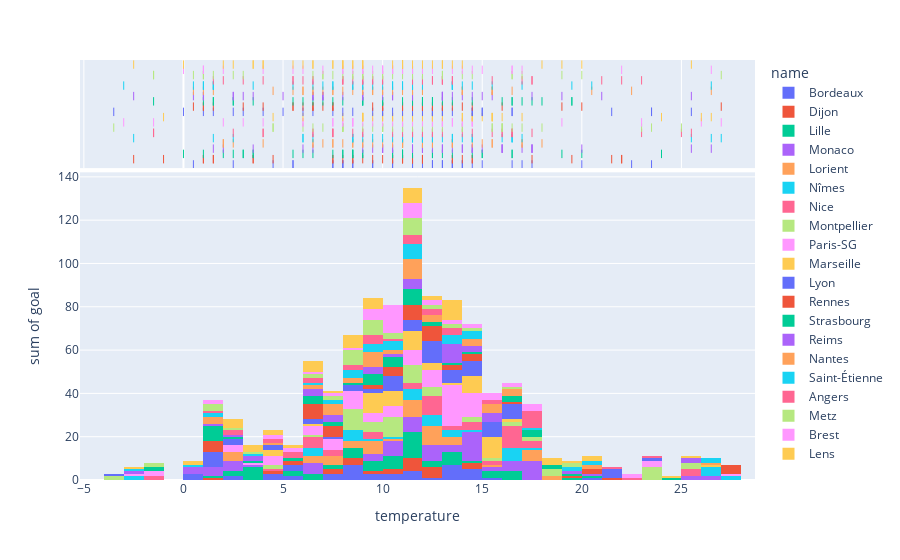

Source (notebook cell):
### Code cell
fig = px.histogram(teams_goals_and_meteo, x="temperature", y="goal", color="name", marginal="rug", hover_data=teams_goals_and_meteo.columns)
fig.show()

### Figure 1 — Plotly figure (JSON) as saved in the notebook; plotly's stock layout.template omitted (floating-point values rounded to 4 significant figures; data arrays with more than 128 entries replaced by an {"elided": "..."} marker saying what was removed)
{"data": [{"alignmentgroup": "True", "bingroup": "x", "histfunc": "sum", "hovertemplate": "name=Bordeaux<br>temperature=%{x}<br>sum of goal=%{y}<extra></extra>", "legendgroup": "Bordeaux", "marker": {"color": "#636efa"}, "name": "Bordeaux", "offsetgroup": "Bordeaux", "orientation": "v", "showlegend": true, "type": "histogram", "x": [22.5, 23.5, 11.5, 13.5, 14.5, 17, 8.5, 10.5, 13, 2.5, 8, 13, 8, 9.5, 14, 11.5, 12, 12.5, 14, 13.5, 20, 15, 17.5, 7.5, 9.5, 5.5, 7.5, 0.5, 8.5, 11.5, 5.5, 12.5, 4.5, 8, 11.5, 13.5, 16.5, 10.5], "xaxis": "x", "y": [0, 0, 0, 3, 2, 0, 1, 1, 1, 2, 2, 0, 0, 1, 0, 2, 0, 1, 3, 2, 1, 1, 0, 1, 2, 1, 2, 0, 3, 1, 1, 0, 3, 1, 1, 1, 0, 2], "yaxis": "y"}, {"alignmentgroup": "True", "boxpoints": "all", "customdata": {"elided": "38x4 mixed values"}, "fillcolor": "rgba(255,255,255,0)", "hoveron": "points", "hovertemplate": "name=%{customdata[1]}<br>temperature=%{x}<br>id=%{customdata[0]}<br>match_id=%{customdata[2]}<br>rainfall=%{customdata[3]}<extra></extra>", "jitter": 0, "legendgroup": "Bordeaux", "line": {"color": "rgba(255,255,255,0)"}, "marker": {"color": "#636efa", "symbol": "line-ns-open"}, "name": "Bordeaux", "offsetgroup": "Bordeaux", "showlegend": false, "type": "box", "x": [22.5, 23.5, 11.5, 13.5, 14.5, 17, 8.5, 10.5, 13, 2.5, 8, 13, 8, 9.5, 14, 11.5, 12, 12.5, 14, 13.5, 20, 15, 17.5, 7.5, 9.5, 5.5, 7.5, 0.5, 8.5, 11.5, 5.5, 12.5, 4.5, 8, 11.5, 13.5, 16.5, 10.5], "xaxis": "x2", "yaxis": "y2"}, {"alignmentgroup": "True", "bingroup": "x", "histfunc": "sum", "hovertemplate": "name=Dijon<br>temperature=%{x}<br>sum of goal=%{y}<extra></extra>", "legendgroup": "Dijon", "marker": {"color": "#EF553B"}, "name": "Dijon", "offsetgroup": "Dijon", "orientation": "v", "showlegend": true, "type": "histogram", "x": [22, 22, 8, 10, 13.5, 3.5, 1.5, 8.5, 9, -1, 1.5, 10.5, -2.5, 7.5, 4.5, 3.5, 7.5, 8.5, 11.5, 21.5, 19.5, 13.5, 14.5, 11.5, 14, 9.5, 12, 1, 11, 1, 11, 11, 10.5, 14.5, 11.5, 12, 17.5, 12], "xaxis": "x", "y": [0, 0, 2, 1, 0, 0, 0, 0, 0, 0, 1, 0, 0, 0, 1, 0, 2, 1, 0, 1, 0, 0, 0, 1, 3, 1, 3, 0, 2, 0, 2, 1, 1, 0, 0, 1, 0, 1], "yaxis": "y"}, {"alignmentgroup": "True", "boxpoints": "all", "customdata": {"elided": "38x4 mixed values"}, "fillcolor": "rgba(255,255,255,0)", "hoveron": "points", "hovertemplate": "name=%{customdata[1]}<br>temperature=%{x}<br>id=%{customdata[0]}<br>match_id=%{customdata[2]}<br>rainfall=%{customdata[3]}<extra></extra>", "jitter": 0, "legendgroup": "Dijon", "line": {"color": "rgba(255,255,255,0)"}, "marker": {"color": "#EF553B", "symbol": "line-ns-open"}, "name": "Dijon", "offsetgroup": "Dijon", "showlegend": false, "type": "box", "x": [22, 22, 8, 10, 13.5, 3.5, 1.5, 8.5, 9, -1, 1.5, 10.5, -2.5, 7.5, 4.5, 3.5, 7.5, 8.5, 11.5, 21.5, 19.5, 13.5, 14.5, 11.5, 14, 9.5, 12, 1, 11, 1, 11, 11, 10.5, 14.5, 11.5, 12, 17.5, 12], "xaxis": "x2", "yaxis": "y2"}, {"alignmentgroup": "True", "bingroup": "x", "histfunc": "sum", "hovertemplate": "name=Lille<br>temperature=%{x}<br>sum of goal=%{y}<extra></extra>", "legendgroup": "Lille", "marker": {"color": "#00cc96"}, "name": "Lille", "offsetgroup": "Lille", "orientation": "v", "showlegend": true, "type": "histogram", "x": [19, 20, 10.5, 11.5, 14.5, 10.5, 3.5, 5.5, 8, 2, 3, 1, 0, 8, 11, 8.5, 6.5, 9, 11, 15, 24, 13.5, 16.5, 15, 3.5, 8.5, 12.5, 2.5, 3, 13, 6, 11, 12.5, 8.5, 7.5, 16.5, 9, 11.5], "xaxis": "x", "y": [1, 1, 2, 4, 1, 4, 2, 2, 0, 1, 2, 1, 0, 1, 2, 1, 1, 2, 0, 1, 1, 3, 1, 2, 1, 2, 3, 1, 1, 3, 2, 4, 0, 1, 2, 3, 3, 2], "yaxis": "y"}, {"alignmentgroup": "True", "boxpoints": "all", "customdata": {"elided": "38x4 mixed values"}, "fillcolor": "rgba(255,255,255,0)", "hoveron": "points", "hovertemplate": "name=%{customdata[1]}<br>temperature=%{x}<br>id=%{customdata[0]}<br>match_id=%{customdata[2]}<br>rainfall=%{customdata[3]}<extra></extra>", "jitter": 0, "legendgroup": "Lille", "line": {"color": "rgba(255,255,255,0)"}, "marker": {"color": "#00cc96", "symbol": "line-ns-open"}, "name": "Lille", "offsetgroup": "Lille", "showlegend": false, "type": "box", "x": [19, 20, 10.5, 11.5, 14.5, 10.5, 3.5, 5.5, 8, 2, 3, 1, 0, 8, 11, 8.5, 6.5, 9, 11, 15, 24, 13.5, 16.5, 15, 3.5, 8.5, 12.5, 2.5, 3, 13, 6, 11, 12.5, 8.5, 7.5, 16.5, 9, 11.5], "xaxis": "x2", "yaxis": "y2"}, {"alignmentgroup": "True", "bingroup": "x", "histfunc": "sum", "hovertemplate": "name=Monaco<br>temperature=%{x}<br>sum of goal=%{y}<extra></extra>", "legendgroup": "Monaco", "marker": {"color": "#ab63fa"}, "name": "Monaco", "offsetgroup": "Monaco", "orientation": "v", "showlegend": true, "type": "histogram", "x": [25.5, 26.5, 17.5, 16, 17.5, 14.5, 14.5, 13, 13.5, 6, 10, 12, 6.5, 14, 12.5, 14, 11.5, 15, 16, 17, 20, 12, 14.5, 16, 3.5, 10.5, 9, 2, 10, 9.5, 11.5, 12, 10, 1.5, 12, 13, 17.5, 10.5], "xaxis": "x", "y": [2, 2, 3, 1, 4, 3, 3, 0, 2, 3, 3, 2, 2, 2, 0, 4, 3, 2, 2, 1, 1, 0, 1, 2, 1, 1, 1, 5, 3, 2, 4, 2, 0, 4, 3, 1, 1, 0], "yaxis": "y"}, {"alignmentgroup": "True", "boxpoints": "all", "customdata": {"elided": "38x4 mixed values"}, "fillcolor": "rgba(255,255,255,0)", "hoveron": "points", "hovertemplate": "name=%{customdata[1]}<br>temperature=%{x}<br>id=%{customdata[0]}<br>match_id=%{customdata[2]}<br>rainfall=%{customdata[3]}<extra></extra>", "jitter": 0, "legendgroup": "Monaco", "line": {"color": "rgba(255,255,255,0)"}, "marker": {"color": "#ab63fa", "symbol": "line-ns-open"}, "name": "Monaco", "offsetgroup": "Monaco", "showlegend": false, "type": "box", "x": [25.5, 26.5, 17.5, 16, 17.5, 14.5, 14.5, 13, 13.5, 6, 10, 12, 6.5, 14, 12.5, 14, 11.5, 15, 16, 17, 20, 12, 14.5, 16, 3.5, 10.5, 9, 2, 10, 9.5, 11.5, 12, 10, 1.5, 12, 13, 17.5, 10.5], "xaxis": "x2", "yaxis": "y2"}, {"alignmentgroup": "True", "bingroup": "x", "histfunc": "sum", "hovertemplate": "name=Lorient<br>temperature=%{x}<br>sum of goal=%{y}<extra></extra>", "legendgroup": "Lorient", "marker": {"color": "#FFA15A"}, "name": "Lorient", "offsetgroup": "Lorient", "orientation": "v", "showlegend": true, "type": "histogram", "x": [17, 18, 12.5, 15.5, 15.5, 9.5, 12, 11, 2, 11, 9, 7, 11, 7.5, 7.5, 8, 13.5, 8.5, 12, 14.5, 17, 11, 9, 13.5, 10.5, 4, 8.5, 12.5, 2.5, 13.5, 10, 6.5, 11, 6.5, 2, 11, 15, 12], "xaxis": "x", "y": [3, 2, 1, 0, 0, 0, 3, 0, 2, 3, 3, 1, 1, 2, 1, 1, 4, 2, 2, 0, 2, 1, 3, 0, 0, 0, 0, 2, 1, 0, 1, 2, 1, 1, 1, 2, 1, 1], "yaxis": "y"}, {"alignmentgroup": "True", "boxpoints": "all", "customdata": {"elided": "38x4 mixed values"}, "fillcolor": "rgba(255,255,255,0)", "hoveron": "points", "hovertemplate": "name=%{customdata[1]}<br>temperature=%{x}<br>id=%{customdata[0]}<br>match_id=%{customdata[2]}<br>rainfall=%{customdata[3]}<extra></extra>", "jitter": 0, "legendgroup": "Lorient", "line": {"color": "rgba(255,255,255,0)"}, "marker": {"color": "#FFA15A", "symbol": "line-ns-open"}, "name": "Lorient", "offsetgroup": "Lorient", "showlegend": false, "type": "box", "x": [17, 18, 12.5, 15.5, 15.5, 9.5, 12, 11, 2, 11, 9, 7, 11, 7.5, 7.5, 8, 13.5, 8.5, 12, 14.5, 17, 11, 9, 13.5, 10.5, 4, 8.5, 12.5, 2.5, 13.5, 10, 6.5, 11, 6.5, 2, 11, 15, 12], "xaxis": "x2", "yaxis": "y2"}, {"alignmentgroup": "True", "bingroup": "x", "histfunc": "sum", "hovertemplate": "name=Nîmes<br>temperature=%{x}<br>sum of goal=%{y}<extra></extra>", "legendgroup": "Nîmes", "marker": {"color": "#19d3f3"}, "name": "Nîmes", "offsetgroup": "Nîmes", "orientation": "v", "showlegend": true, "type": "histogram", "x": [26.5, 27, 12, 12.5, 16.5, 17, 9, 13, 12, 2.5, 13.5, 11.5, 12.5, 11.5, 10.5, 11, 11.5, 13.5, 16.5, 14, 25.5, 16, 14.5, 6.5, 14.5, 12, 8.5, 1.5, 6, 9.5, 11, -2.5, 12, 8.5, 6, 8.5, 16.5, 10], "xaxis": "x", "y": [4, 2, 1, 0, 0, 1, 0, 0, 1, 0, 1, 3, 2, 1, 1, 0, 1, 2, 2, 1, 0, 1, 0, 1, 0, 0, 2, 0, 2, 1, 0, 2, 1, 2, 1, 1, 3, 0], "yaxis": "y"}, {"alignmentgroup": "True", "boxpoints": "all", "customdata": {"elided": "38x4 mixed values"}, "fillcolor": "rgba(255,255,255,0)", "hoveron": "points", "hovertemplate": "name=%{customdata[1]}<br>temperature=%{x}<br>id=%{customdata[0]}<br>match_id=%{customdata[2]}<br>rainfall=%{customdata[3]}<extra></extra>", "jitter": 0, "legendgroup": "Nîmes", "line": {"color": "rgba(255,255,255,0)"}, "marker": {"color": "#19d3f3", "symbol": "line-ns-open"}, "name": "Nîmes", "offsetgroup": "Nîmes", "showlegend": false, "type": "box", "x": [26.5, 27, 12, 12.5, 16.5, 17, 9, 13, 12, 2.5, 13.5, 11.5, 12.5, 11.5, 10.5, 11, 11.5, 13.5, 16.5, 14, 25.5, 16, 14.5, 6.5, 14.5, 12, 8.5, 1.5, 6, 9.5, 11, -2.5, 12, 8.5, 6, 8.5, 16.5, 10], "xaxis": "x2", "yaxis": "y2"}, {"alignmentgroup": "True", "bingroup": "x", "histfunc": "sum", "hovertemplate": "name=Nice<br>temperature=%{x}<br>sum of goal=%{y}<extra></extra>", "legendgroup": "Nice", "marker": {"color": "#FF6692"}, "name": "Nice", "offsetgroup": "Nice", "orientation": "v", "showlegend": true, "type": "histogram", "x": [25.5, 23, 15.5, 16.5, 16, 14, 11, 12.5, 12.5, 8.5, 11.5, 12.5, 11.5, 12, 9, 10.5, 16, 16.5, 16.5, 16.5, 25, 11.5, 6.5, 17.5, 11.5, 2.5, 13, 4, -1.5, 4, 12, -1.5, 6.5, 7.5, 7.5, 7.5, 9, 14.5], "xaxis": "x", "y": [2, 0, 2, 1, 1, 1, 0, 1, 2, 0, 0, 3, 1, 2, 3, 0, 3, 3, 0, 2, 1, 0, 3, 3, 2, 0, 2, 0, 1, 1, 1, 1, 2, 1, 2, 0, 0, 3], "yaxis": "y"}, {"alignmentgroup": "True", "boxpoints": "all", "customdata": {"elided": "38x4 mixed values"}, "fillcolor": "rgba(255,255,255,0)", "hoveron": "points", "hovertemplate": "name=%{customdata[1]}<br>temperature=%{x}<br>id=%{customdata[0]}<br>match_id=%{customdata[2]}<br>rainfall=%{customdata[3]}<extra></extra>", "jitter": 0, "legendgroup": "Nice", "line": {"color": "rgba(255,255,255,0)"}, "marker": {"color": "#FF6692", "symbol": "line-ns-open"}, "name": "Nice", "offsetgroup": "Nice", "showlegend": false, "type": "box", "x": [25.5, 23, 15.5, 16.5, 16, 14, 11, 12.5, 12.5, 8.5, 11.5, 12.5, 11.5, 12, 9, 10.5, 16, 16.5, 16.5, 16.5, 25, 11.5, 6.5, 17.5, 11.5, 2.5, 13, 4, -1.5, 4, 12, -1.5, 6.5, 7.5, 7.5, 7.5, 9, 14.5], "xaxis": "x2", "yaxis": "y2"}, {"alignmentgroup": "True", "bingroup": "x", "histfunc": "sum", "hovertemplate": "name=Montpellier<br>temperature=%{x}<br>sum of goal=%{y}<extra></extra>", "legendgroup": "Montpellier", "marker": {"color": "#B6E880"}, "name": "Montpellier", "offsetgroup": "Montpellier", "orientation": "v", "showlegend": true, "type": "histogram", "x": [23.5, 25, 23, 16, 15.5, 9, 8, 13, 12.5, 4.5, 10, 11, 11, 11.5, 11, 8, 10, 14, 16.5, 14, 8, 16, 15.5, 17, 9.5, 8, 10, 4.5, 6, 10, -3.5, 7, 10.5, 8, 6.5, 16, 18, 12], "xaxis": "x", "y": [2, 3, 4, 0, 0, 4, 1, 0, 2, 1, 2, 1, 4, 2, 1, 3, 3, 1, 0, 1, 2, 1, 1, 2, 1, 3, 2, 1, 0, 1, 2, 0, 1, 1, 1, 1, 3, 2], "yaxis": "y"}, {"alignmentgroup": "True", "boxpoints": "all", "customdata": {"elided": "38x4 mixed values"}, "fillcolor": "rgba(255,255,255,0)", "hoveron": "points", "hovertemplate": "name=%{customdata[1]}<br>temperature=%{x}<br>id=%{customdata[0]}<br>match_id=%{customdata[2]}<br>rainfall=%{customdata[3]}<extra></extra>", "jitter": 0, "legendgroup": "Montpellier", "line": {"color": "rgba(255,255,255,0)"}, "marker": {"color": "#B6E880", "symbol": "line-ns-open"}, "name": "Montpellier", "offsetgroup": "Montpellier", "showlegend": false, "type": "box", "x": [23.5, 25, 23, 16, 15.5, 9, 8, 13, 12.5, 4.5, 10, 11, 11, 11.5, 11, 8, 10, 14, 16.5, 14, 8, 16, 15.5, 17, 9.5, 8, 10, 4.5, 6, 10, -3.5, 7, 10.5, 8, 6.5, 16, 18, 12], "xaxis": "x2", "yaxis": "y2"}, {"alignmentgroup": "True", "bingroup": "x", "histfunc": "sum", "hovertemplate": "name=Paris-SG<br>temperature=%{x}<br>sum of goal=%{y}<extra></extra>", "legendgroup": "Paris-SG", "marker": {"color": "#FF97FF"}, "name": "Paris-SG", "offsetgroup": "Paris-SG", "orientation": "v", "showlegend": true, "type": "histogram", "x": [27, 26, 13.5, 14.5, 13.5, 9.5, 6, 8.5, 12.5, 2, 6, 11, -1.5, 12, 7.5, 8.5, 8.5, 11, 13, 19, 23, 13, 12.5, 14, 14.5, 8, 8, -3, 3, 9, 11.5, 7.5, 14, 4, 13, 10, 14.5, 10.5], "xaxis": "x", "y": [1, 0, 6, 4, 3, 2, 0, 2, 4, 3, 4, 3, 2, 0, 1, 0, 3, 2, 4, 0, 3, 2, 4, 3, 2, 3, 0, 1, 1, 2, 2, 4, 1, 4, 4, 3, 1, 2], "yaxis": "y"}, {"alignmentgroup": "True", "boxpoints": "all", "customdata": {"elided": "38x4 mixed values"}, "fillcolor": "rgba(255,255,255,0)", "hoveron": "points", "hovertemplate": "name=%{customdata[1]}<br>temperature=%{x}<br>id=%{customdata[0]}<br>match_id=%{customdata[2]}<br>rainfall=%{customdata[3]}<extra></extra>", "jitter": 0, "legendgroup": "Paris-SG", "line": {"color": "rgba(255,255,255,0)"}, "marker": {"color": "#FF97FF", "symbol": "line-ns-open"}, "name": "Paris-SG", "offsetgroup": "Paris-SG", "showlegend": false, "type": "box", "x": [27, 26, 13.5, 14.5, 13.5, 9.5, 6, 8.5, 12.5, 2, 6, 11, -1.5, 12, 7.5, 8.5, 8.5, 11, 13, 19, 23, 13, 12.5, 14, 14.5, 8, 8, -3, 3, 9, 11.5, 7.5, 14, 4, 13, 10, 14.5, 10.5], "xaxis": "x2", "yaxis": "y2"}, {"alignmentgroup": "True", "bingroup": "x", "histfunc": "sum", "hovertemplate": "name=Marseille<br>temperature=%{x}<br>sum of goal=%{y}<extra></extra>", "legendgroup": "Marseille", "marker": {"color": "#FECB52"}, "name": "Marseille", "offsetgroup": "Marseille", "orientation": "v", "showlegend": true, "type": "histogram", "x": [26.5, 24, 14.5, 15, 12.5, 11.5, 15.5, 10.5, 14, 4.5, 6, 12, 11.5, 13, 11.5, 14.5, 11, 16, 15.5, 14.5, 26, 12.5, 15.5, 9, 9, 9.5, 12.5, -1, 10, 9, 8, 14, 11, 9, 10, 9, 17, 10.5], "xaxis": "x", "y": [0, 1, 1, 3, 0, 3, 3, 2, 1, 3, 1, 1, 0, 1, 3, 2, 3, 1, 3, 3, 1, 1, 1, 1, 2, 1, 1, 0, 1, 2, 0, 1, 0, 0, 3, 3, 0, 1], "yaxis": "y"}, {"alignmentgroup": "True", "boxpoints": "all", "customdata": {"elided": "38x4 mixed values"}, "fillcolor": "rgba(255,255,255,0)", "hoveron": "points", "hovertemplate": "name=%{customdata[1]}<br>temperature=%{x}<br>id=%{customdata[0]}<br>match_id=%{customdata[2]}<br>rainfall=%{customdata[3]}<extra></extra>", "jitter": 0, "legendgroup": "Marseille", "line": {"color": "rgba(255,255,255,0)"}, "marker": {"color": "#FECB52", "symbol": "line-ns-open"}, "name": "Marseille", "offsetgroup": "Marseille", "showlegend": false, "type": "box", "x": [26.5, 24, 14.5, 15, 12.5, 11.5, 15.5, 10.5, 14, 4.5, 6, 12, 11.5, 13, 11.5, 14.5, 11, 16, 15.5, 14.5, 26, 12.5, 15.5, 9, 9, 9.5, 12.5, -1, 10, 9, 8, 14, 11, 9, 10, 9, 17, 10.5], "xaxis": "x2", "yaxis": "y2"}, {"alignmentgroup": "True", "bingroup": "x", "histfunc": "sum", "hovertemplate": "name=Lyon<br>temperature=%{x}<br>sum of goal=%{y}<extra></extra>", "legendgroup": "Lyon", "marker": {"color": "#636efa"}, "name": "Lyon", "offsetgroup": "Lyon", "orientation": "v", "showlegend": true, "type": "histogram", "x": [21.5, 25.5, 12.5, 14.5, 13.5, 5, 9.5, 11, 0, 3, 11.5, 12.5, -3.5, 12, 4, 13, 16.5, 15, 14.5, 23.5, 23.5, 12.5, 10, 14.5, 8, 2.5, 6, 12.5, 1, 1.5, 10.5, 10, 13, 6.5, 7.5, 8.5, 15, 16.5], "xaxis": "x", "y": [4, 0, 1, 4, 2, 3, 2, 3, 3, 0, 2, 3, 1, 1, 2, 3, 2, 4, 2, 1, 0, 1, 3, 1, 1, 3, 1, 4, 2, 5, 1, 3, 1, 1, 1, 2, 3, 5], "yaxis": "y"}, {"alignmentgroup": "True", "boxpoints": "all", "customdata": {"elided": "38x4 mixed values"}, "fillcolor": "rgba(255,255,255,0)", "hoveron": "points", "hovertemplate": "name=%{customdata[1]}<br>temperature=%{x}<br>id=%{customdata[0]}<br>match_id=%{customdata[2]}<br>rainfall=%{customdata[3]}<extra></extra>", "jitter": 0, "legendgroup": "Lyon", "line": {"color": "rgba(255,255,255,0)"}, "marker": {"color": "#636efa", "symbol": "line-ns-open"}, "name": "Lyon", "offsetgroup": "Lyon", "showlegend": false, "type": "box", "x": [21.5, 25.5, 12.5, 14.5, 13.5, 5, 9.5, 11, 0, 3, 11.5, 12.5, -3.5, 12, 4, 13, 16.5, 15, 14.5, 23.5, 23.5, 12.5, 10, 14.5, 8, 2.5, 6, 12.5, 1, 1.5, 10.5, 10, 13, 6.5, 7.5, 8.5, 15, 16.5], "xaxis": "x2", "yaxis": "y2"}, {"alignmentgroup": "True", "bingroup": "x", "histfunc": "sum", "hovertemplate": "name=Rennes<br>temperature=%{x}<br>sum of goal=%{y}<extra></extra>", "legendgroup": "Rennes", "marker": {"color": "#EF553B"}, "name": "Rennes", "offsetgroup": "Rennes", "orientation": "v", "showlegend": true, "type": "histogram", "x": [14, 20, 11.5, 13, 12.5, 7.5, 4, 9.5, 13, 1, 3, 10, 1, 6.5, 6, 5.5, 12, 14.5, 10, 19, 27, 7.5, 10, 13.5, 5.5, 11, 11, 0.5, 7, 12, 7.5, 11.5, 12, 1.5, 6.5, 6.5, 12.5, 16], "xaxis": "x", "y": [2, 2, 2, 1, 2, 0, 0, 2, 1, 2, 0, 1, 0, 1, 1, 1, 5, 1, 2, 1, 4, 3, 1, 0, 1, 1, 3, 0, 2, 0, 0, 1, 0, 3, 2, 3, 0, 1], "yaxis": "y"}, {"alignmentgroup": "True", "boxpoints": "all", "customdata": {"elided": "38x4 mixed values"}, "fillcolor": "rgba(255,255,255,0)", "hoveron": "points", "hovertemplate": "name=%{customdata[1]}<br>temperature=%{x}<br>id=%{customdata[0]}<br>match_id=%{customdata[2]}<br>rainfall=%{customdata[3]}<extra></extra>", "jitter": 0, "legendgroup": "Rennes", "line": {"color": "rgba(255,255,255,0)"}, "marker": {"color": "#EF553B", "symbol": "line-ns-open"}, "name": "Rennes", "offsetgroup": "Rennes", "showlegend": false, "type": "box", "x": [14, 20, 11.5, 13, 12.5, 7.5, 4, 9.5, 13, 1, 3, 10, 1, 6.5, 6, 5.5, 12, 14.5, 10, 19, 27, 7.5, 10, 13.5, 5.5, 11, 11, 0.5, 7, 12, 7.5, 11.5, 12, 1.5, 6.5, 6.5, 12.5, 16], "xaxis": "x2", "yaxis": "y2"}, {"alignmentgroup": "True", "bingroup": "x", "histfunc": "sum", "hovertemplate": "name=Strasbourg<br>temperature=%{x}<br>sum of goal=%{y}<extra></extra>", "legendgroup": "Strasbourg", "marker": {"color": "#00cc96"}, "name": "Strasbourg", "offsetgroup": "Strasbourg", "orientation": "v", "showlegend": true, "type": "histogram", "x": [16.5, 19.5, 13.5, 10, 9, 5.5, 7, 7.5, 1.5, 1, 2.5, 10, 12, 10, 3.5, 13, 12, 18, 12, 17, 19.5, 17.5, 11, 14.5, 9, 6.5, 9, 12.5, 2.5, 1.5, 12.5, -1.5, 8, 6, 11.5, 11.5, 16, 16.5], "xaxis": "x", "y": [0, 1, 0, 2, 0, 1, 2, 0, 5, 1, 0, 2, 0, 1, 1, 1, 1, 2, 1, 1, 0, 2, 3, 1, 3, 4, 2, 0, 1, 1, 0, 2, 1, 0, 3, 1, 1, 2], "yaxis": "y"}, {"alignmentgroup": "True", "boxpoints": "all", "customdata": {"elided": "38x4 mixed values"}, "fillcolor": "rgba(255,255,255,0)", "hoveron": "points", "hovertemplate": "name=%{customdata[1]}<br>temperature=%{x}<br>id=%{customdata[0]}<br>match_id=%{customdata[2]}<br>rainfall=%{customdata[3]}<extra></extra>", "jitter": 0, "legendgroup": "Strasbourg", "line": {"color": "rgba(255,255,255,0)"}, "marker": {"color": "#00cc96", "symbol": "line-ns-open"}, "name": "Strasbourg", "offsetgroup": "Strasbourg", "showlegend": false, "type": "box", "x": [16.5, 19.5, 13.5, 10, 9, 5.5, 7, 7.5, 1.5, 1, 2.5, 10, 12, 10, 3.5, 13, 12, 18, 12, 17, 19.5, 17.5, 11, 14.5, 9, 6.5, 9, 12.5, 2.5, 1.5, 12.5, -1.5, 8, 6, 11.5, 11.5, 16, 16.5], "xaxis": "x2", "yaxis": "y2"}, {"alignmentgroup": "True", "bingroup": "x", "histfunc": "sum", "hovertemplate": "name=Reims<br>temperature=%{x}<br>sum of goal=%{y}<extra></extra>", "legendgroup": "Reims", "marker": {"color": "#ab63fa"}, "name": "Reims", "offsetgroup": "Reims", "orientation": "v", "showlegend": true, "type": "histogram", "x": [15, 13, 9, 14.5, 6.5, 2.5, 7, 1, 0.5, 1, 10, -2.5, 7, 6.5, 6.5, 8, 9, 17.5, 10.5, 25.5, 21, 19, 11.5, 15.5, 13, 5, 11.5, 14, 13, 3, 2.5, 7, 9, 11.5, 3.5, 10.5, 13.5, 13], "xaxis": "x", "y": [0, 0, 1, 2, 0, 0, 3, 0, 3, 1, 0, 1, 0, 1, 2, 0, 1, 0, 1, 2, 0, 1, 2, 4, 4, 0, 1, 1, 3, 1, 1, 0, 1, 2, 1, 0, 2, 0], "yaxis": "y"}, {"alignmentgroup": "True", "boxpoints": "all", "customdata": {"elided": "38x4 mixed values"}, "fillcolor": "rgba(255,255,255,0)", "hoveron": "points", "hovertemplate": "name=%{customdata[1]}<br>temperature=%{x}<br>id=%{customdata[0]}<br>match_id=%{customdata[2]}<br>rainfall=%{customdata[3]}<extra></extra>", "jitter": 0, "legendgroup": "Reims", "line": {"color": "rgba(255,255,255,0)"}, "marker": {"color": "#ab63fa", "symbol": "line-ns-open"}, "name": "Reims", "offsetgroup": "Reims", "showlegend": false, "type": "box", "x": [15, 13, 9, 14.5, 6.5, 2.5, 7, 1, 0.5, 1, 10, -2.5, 7, 6.5, 6.5, 8, 9, 17.5, 10.5, 25.5, 21, 19, 11.5, 15.5, 13, 5, 11.5, 14, 13, 3, 2.5, 7, 9, 11.5, 3.5, 10.5, 13.5, 13], "xaxis": "x2", "yaxis": "y2"}, {"alignmentgroup": "True", "bingroup": "x", "histfunc": "sum", "hovertemplate": "name=Nantes<br>temperature=%{x}<br>sum of goal=%{y}<extra></extra>", "legendgroup": "Nantes", "marker": {"color": "#FFA15A"}, "name": "Nantes", "offsetgroup": "Nantes", "orientation": "v", "showlegend": true, "type": "histogram", "x": [14, 20.5, 11.5, 14, 9, 6.5, 9.5, 10, 0.5, 6, 9.5, 6, 14, 11.5, 6.5, 7.5, 8.5, 16.5, 12, 22.5, 26.5, 10.5, 15.5, 8, 15.5, 15.5, 7, 11, 4.5, 1, 10, 1.5, 11.5, 7.5, 5.5, 12, 9, 11.5], "xaxis": "x", "y": [2, 2, 3, 0, 1, 0, 1, 1, 0, 1, 1, 0, 1, 1, 1, 1, 1, 3, 1, 0, 1, 0, 1, 1, 2, 1, 2, 0, 1, 0, 1, 3, 1, 2, 0, 2, 4, 4], "yaxis": "y"}, {"alignmentgroup": "True", "boxpoints": "all", "customdata": {"elided": "38x4 mixed values"}, "fillcolor": "rgba(255,255,255,0)", "hoveron": "points", "hovertemplate": "name=%{customdata[1]}<br>temperature=%{x}<br>id=%{customdata[0]}<br>match_id=%{customdata[2]}<br>rainfall=%{customdata[3]}<extra></extra>", "jitter": 0, "legendgroup": "Nantes", "line": {"color": "rgba(255,255,255,0)"}, "marker": {"color": "#FFA15A", "symbol": "line-ns-open"}, "name": "Nantes", "offsetgroup": "Nantes", "showlegend": false, "type": "box", "x": [14, 20.5, 11.5, 14, 9, 6.5, 9.5, 10, 0.5, 6, 9.5, 6, 14, 11.5, 6.5, 7.5, 8.5, 16.5, 12, 22.5, 26.5, 10.5, 15.5, 8, 15.5, 15.5, 7, 11, 4.5, 1, 10, 1.5, 11.5, 7.5, 5.5, 12, 9, 11.5], "xaxis": "x2", "yaxis": "y2"}, {"alignmentgroup": "True", "bingroup": "x", "histfunc": "sum", "hovertemplate": "name=Saint-Étienne<br>temperature=%{x}<br>sum of goal=%{y}<extra></extra>", "legendgroup": "Saint-Étienne", "marker": {"color": "#19d3f3"}, "name": "Saint-Étienne", "offsetgroup": "Saint-Étienne", "orientation": "v", "showlegend": true, "type": "histogram", "x": [14.5, 19.5, 7.5, 6.5, 15.5, 3.5, 5.5, 8.5, -3, 1.5, 10, 7, 9, 9, 1.5, 11.5, 13.5, 17, 12, 26.5, 20.5, 13.5, 11.5, 13.5, 10.5, 1.5, 10.5, 13.5, 0.5, 1, 11.5, 1, 7.5, 9.5, 11, 8.5, 14, 11], "xaxis": "x", "y": [2, 2, 0, 1, 0, 1, 0, 2, 1, 0, 1, 1, 1, 2, 0, 4, 1, 1, 0, 2, 2, 0, 0, 1, 1, 0, 2, 2, 1, 0, 1, 2, 1, 1, 2, 2, 2, 0], "yaxis": "y"}, {"alignmentgroup": "True", "boxpoints": "all", "customdata": {"elided": "38x4 mixed values"}, "fillcolor": "rgba(255,255,255,0)", "hoveron": "points", "hovertemplate": "name=%{customdata[1]}<br>temperature=%{x}<br>id=%{customdata[0]}<br>match_id=%{customdata[2]}<br>rainfall=%{customdata[3]}<extra></extra>", "jitter": 0, "legendgroup": "Saint-Étienne", "line": {"color": "rgba(255,255,255,0)"}, "marker": {"color": "#19d3f3", "symbol": "line-ns-open"}, "name": "Saint-Étienne", "offsetgroup": "Saint-Étienne", "showlegend": false, "type": "box", "x": [14.5, 19.5, 7.5, 6.5, 15.5, 3.5, 5.5, 8.5, -3, 1.5, 10, 7, 9, 9, 1.5, 11.5, 13.5, 17, 12, 26.5, 20.5, 13.5, 11.5, 13.5, 10.5, 1.5, 10.5, 13.5, 0.5, 1, 11.5, 1, 7.5, 9.5, 11, 8.5, 14, 11], "xaxis": "x2", "yaxis": "y2"}, {"alignmentgroup": "True", "bingroup": "x", "histfunc": "sum", "hovertemplate": "name=Angers<br>temperature=%{x}<br>sum of goal=%{y}<extra></extra>", "legendgroup": "Angers", "marker": {"color": "#FF6692"}, "name": "Angers", "offsetgroup": "Angers", "orientation": "v", "showlegend": true, "type": "histogram", "x": [13.5, 21, 11.5, 12, 17.5, 8, 4, 9, 12.5, 3, 9.5, 1.5, 6.5, 9.5, 8, 6.5, 13, 17.5, 11.5, 22, 23, 13.5, 13, 17, 5.5, 5.5, 10, 2, 6, 8, 10, 12.5, 12, 9, 9, 13, 8.5, 15.5], "xaxis": "x", "y": [0, 1, 3, 1, 0, 0, 2, 0, 2, 0, 3, 1, 2, 0, 1, 0, 0, 3, 1, 1, 1, 1, 2, 5, 3, 0, 1, 2, 0, 1, 0, 0, 0, 1, 0, 0, 0, 2], "yaxis": "y"}, {"alignmentgroup": "True", "boxpoints": "all", "customdata": {"elided": "38x4 mixed values"}, "fillcolor": "rgba(255,255,255,0)", "hoveron": "points", "hovertemplate": "name=%{customdata[1]}<br>temperature=%{x}<br>id=%{customdata[0]}<br>match_id=%{customdata[2]}<br>rainfall=%{customdata[3]}<extra></extra>", "jitter": 0, "legendgroup": "Angers", "line": {"color": "rgba(255,255,255,0)"}, "marker": {"color": "#FF6692", "symbol": "line-ns-open"}, "name": "Angers", "offsetgroup": "Angers", "showlegend": false, "type": "box", "x": [13.5, 21, 11.5, 12, 17.5, 8, 4, 9, 12.5, 3, 9.5, 1.5, 6.5, 9.5, 8, 6.5, 13, 17.5, 11.5, 22, 23, 13.5, 13, 17, 5.5, 5.5, 10, 2, 6, 8, 10, 12.5, 12, 9, 9, 13, 8.5, 15.5], "xaxis": "x2", "yaxis": "y2"}, {"alignmentgroup": "True", "bingroup": "x", "histfunc": "sum", "hovertemplate": "name=Metz<br>temperature=%{x}<br>sum of goal=%{y}<extra></extra>", "legendgroup": "Metz", "marker": {"color": "#B6E880"}, "name": "Metz", "offsetgroup": "Metz", "orientation": "v", "showlegend": true, "type": "histogram", "x": [17, 19, 11, 11.5, 11.5, 1, 2.5, 8.5, 0.5, -1.5, 1, 10, -1.5, 9, 1.5, 7.5, 10, 16.5, 10.5, 27, 20, 14.5, 12, 16.5, 9, 7, 13, 13, 3, 9, 7, 11.5, 9.5, 6.5, 14, 8, 8.5, 12], "xaxis": "x", "y": [0, 2, 3, 2, 1, 0, 1, 2, 0, 1, 2, 1, 1, 0, 1, 0, 1, 0, 1, 0, 0, 1, 1, 1, 1, 2, 2, 0, 1, 4, 0, 2, 2, 2, 0, 0, 5, 1], "yaxis": "y"}, {"alignmentgroup": "True", "boxpoints": "all", "customdata": {"elided": "38x4 mixed values"}, "fillcolor": "rgba(255,255,255,0)", "hoveron": "points", "hovertemplate": "name=%{customdata[1]}<br>temperature=%{x}<br>id=%{customdata[0]}<br>match_id=%{customdata[2]}<br>rainfall=%{customdata[3]}<extra></extra>", "jitter": 0, "legendgroup": "Metz", "line": {"color": "rgba(255,255,255,0)"}, "marker": {"color": "#B6E880", "symbol": "line-ns-open"}, "name": "Metz", "offsetgroup": "Metz", "showlegend": false, "type": "box", "x": [17, 19, 11, 11.5, 11.5, 1, 2.5, 8.5, 0.5, -1.5, 1, 10, -1.5, 9, 1.5, 7.5, 10, 16.5, 10.5, 27, 20, 14.5, 12, 16.5, 9, 7, 13, 13, 3, 9, 7, 11.5, 9.5, 6.5, 14, 8, 8.5, 12], "xaxis": "x2", "yaxis": "y2"}, {"alignmentgroup": "True", "bingroup": "x", "histfunc": "sum", "hovertemplate": "name=Brest<br>temperature=%{x}<br>sum of goal=%{y}<extra></extra>", "legendgroup": "Brest", "marker": {"color": "#FF97FF"}, "name": "Brest", "offsetgroup": "Brest", "orientation": "v", "showlegend": true, "type": "histogram", "x": [14.5, 17, 12, 11, 15, 10.5, 11.5, 10, 4, 7, 9, 5.5, 10, 10.5, 9, 6, 8, 9, 10.5, 26.5, 22, 11.5, 11.5, 12.5, 1, 8.5, 9.5, 11, 2, 1, 10, 0, 14, 11.5, 8, 13.5, 16.5, 16.5], "xaxis": "x", "y": [2, 3, 1, 0, 3, 4, 2, 2, 2, 1, 2, 2, 2, 3, 0, 1, 1, 1, 0, 0, 2, 2, 1, 1, 2, 0, 2, 1, 0, 0, 2, 0, 0, 1, 0, 2, 2, 0], "yaxis": "y"}, {"alignmentgroup": "True", "boxpoints": "all", "customdata": {"elided": "38x4 mixed values"}, "fillcolor": "rgba(255,255,255,0)", "hoveron": "points", "hovertemplate": "name=%{customdata[1]}<br>temperature=%{x}<br>id=%{customdata[0]}<br>match_id=%{customdata[2]}<br>rainfall=%{customdata[3]}<extra></extra>", "jitter": 0, "legendgroup": "Brest", "line": {"color": "rgba(255,255,255,0)"}, "marker": {"color": "#FF97FF", "symbol": "line-ns-open"}, "name": "Brest", "offsetgroup": "Brest", "showlegend": false, "type": "box", "x": [14.5, 17, 12, 11, 15, 10.5, 11.5, 10, 4, 7, 9, 5.5, 10, 10.5, 9, 6, 8, 9, 10.5, 26.5, 22, 11.5, 11.5, 12.5, 1, 8.5, 9.5, 11, 2, 1, 10, 0, 14, 11.5, 8, 13.5, 16.5, 16.5], "xaxis": "x2", "yaxis": "y2"}, {"alignmentgroup": "True", "bingroup": "x", "histfunc": "sum", "hovertemplate": "name=Lens<br>temperature=%{x}<br>sum of goal=%{y}<extra></extra>", "legendgroup": "Lens", "marker": {"color": "#FECB52"}, "name": "Lens", "offsetgroup": "Lens", "orientation": "v", "showlegend": true, "type": "histogram", "x": [19, 20, 13.5, 8, 13, 5.5, 8, 11, 2.5, 4, 9, 7.5, 11, 6.5, 7.5, 2, 8.5, 9, 10.5, 25.5, 18, 12, 11.5, 12.5, 3.5, 4, 13, 8.5, 0, 6, 11, -2.5, 6.5, 9, 3.5, 8, 11, 14], "xaxis": "x", "y": [1, 2, 2, 1, 4, 1, 2, 2, 0, 0, 2, 0, 2, 2, 1, 4, 2, 0, 0, 1, 3, 1, 0, 1, 1, 2, 3, 0, 2, 1, 2, 1, 2, 3, 2, 1, 1, 0], "yaxis": "y"}, {"alignmentgroup": "True", "boxpoints": "all", "customdata": {"elided": "38x4 mixed values"}, "fillcolor": "rgba(255,255,255,0)", "hoveron": "points", "hovertemplate": "name=%{customdata[1]}<br>temperature=%{x}<br>id=%{customdata[0]}<br>match_id=%{customdata[2]}<br>rainfall=%{customdata[3]}<extra></extra>", "jitter": 0, "legendgroup": "Lens", "line": {"color": "rgba(255,255,255,0)"}, "marker": {"color": "#FECB52", "symbol": "line-ns-open"}, "name": "Lens", "offsetgroup": "Lens", "showlegend": false, "type": "box", "x": [19, 20, 13.5, 8, 13, 5.5, 8, 11, 2.5, 4, 9, 7.5, 11, 6.5, 7.5, 2, 8.5, 9, 10.5, 25.5, 18, 12, 11.5, 12.5, 3.5, 4, 13, 8.5, 0, 6, 11, -2.5, 6.5, 9, 3.5, 8, 11, 14], "xaxis": "x2", "yaxis": "y2"}], "layout": {"barmode": "relative", "legend": {"title": {"text": "name"}, "tracegroupgap": 0}, "margin": {"t": 60}, "xaxis": {"anchor": "y", "domain": [0, 1], "title": {"text": "temperature"}}, "xaxis2": {"anchor": "y2", "domain": [0, 1], "matches": "x", "showgrid": true, "showticklabels": false}, "yaxis": {"anchor": "x", "domain": [0, 0.7326], "title": {"text": "sum of goal"}}, "yaxis2": {"anchor": "x2", "domain": [0.7426, 1], "matches": "y2", "showgrid": false, "showline": false, "showticklabels": false, "ticks": ""}}}
